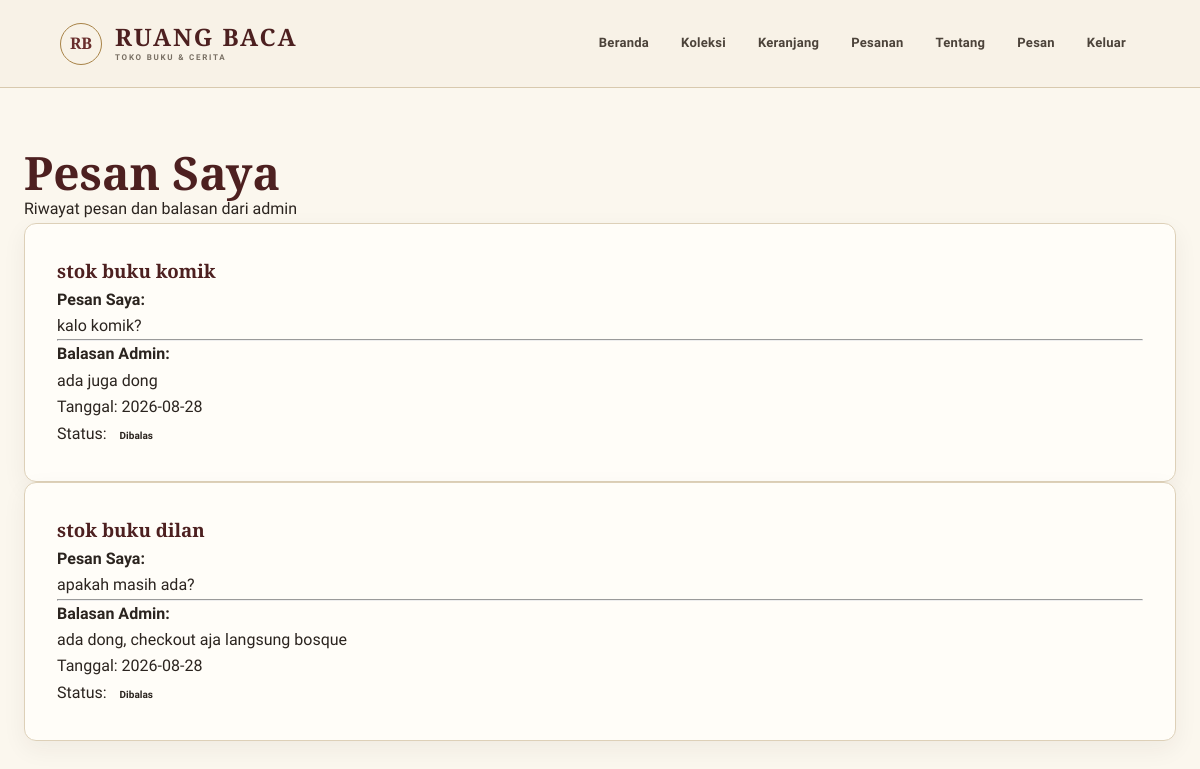
The page /user/pesan_saya.php (signed in) on the database its author committed.
### tables this page shows
CREATE TABLE `pesan` (
  `id_pesan` int(11) NOT NULL,
  `id_user` int(11) DEFAULT NULL,
  `judul_pesan` varchar(100) DEFAULT NULL,
  `isi_pesan` text DEFAULT NULL,
  `balasan_admin` text DEFAULT NULL,
  `tanggal` date DEFAULT NULL,
  `status` varchar(50) DEFAULT NULL
);

### user/pesan_saya.php (the view, shortened to what this page needs)
<?php
include "../config/koneksi.php";
$id_user = $_SESSION['id_user'];
$data = mysqli_query(
    $conn,
    "SELECT *
FROM pesan
WHERE id_user='$id_user'
ORDER BY id_pesan DESC"
);
?>
<!DOCTYPE html>
<html>
<head>
    <link rel="stylesheet" href="../css/style.css">
</head>
<body>
    <?php include "../template/navbar.php"; ?>
    <div class="content-user">
        <h1>
            Pesan Saya
        </h1>
        <p>
            Riwayat pesan dan balasan dari admin
        </p>
        <?php while ($row = mysqli_fetch_assoc($data)) { ?>
            <div class="message-card">
                <h3>
                    <?= $row['judul_pesan']; ?>
                </h3>
                <p>
                    <b>
                        Pesan Saya:
                    </b>
                </p>
                <p>
                    <?= $row['isi_pesan']; ?>
                </p>
                <hr>
                <p>
                    <b>
                        Balasan Admin:
                    </b>
                </p>
                <?php if ($row['balasan_admin'] == "") { ?>
                    <p>
                        <i>
                            Belum ada balasan dari admin
                        </i>
                    </p>
                <?php } else { ?>
                    <p>
                        <?= $row['balasan_admin']; ?>
                    </p>
                <?php } ?>
                <div class="message-footer">
                    Tanggal:
                    <?= $row['tanggal']; ?>
                    <br>
                    Status:
                    <?php if ($row['status'] == "Baru") { ?>
                        <span class="badge-proses">
                            Baru
                        </span>
                    <?php } else { ?>
                        <span class="badge-selesai">
                            Dibalas
                        </span>
                    <?php } ?>
                </div>
            </div>
        <?php } ?>
    </div>
</body>
</html>

### css/style.css (style rules this page uses)
:root { --ink:#2b241f;--paper:#f3eddf;--paper2:#fbf7ee;--wine:#682d2c;--wine2:#4d2020;--forest:#2f4638;--gold:#a88347;--line:#d8c9ae;--muted:#786f63;--white:#fffdf7;--shadow:0 14px 38px rgba(54,38,25,.10) }
* { box-sizing:border-box;margin:0;padding:0 }
html { scroll-behavior:smooth }
body { font-family:'Libre Franklin',Arial,sans-serif;background:var(--paper2);color:var(--ink);line-height:1.65 }
h1,h2,h3,.logo,.sidebar-logo { font-family:'Cormorant Garamond',Georgia,serif }
.content-user { width:min(1180px,calc(100% - 48px));margin:0 auto;padding:60px 0 }
.content-user>h1,.user-container>h1,.content>h1 { font-size:46px;color:var(--wine2);line-height:1.05 }
.user-card,.stat-card,.card,.about-card,.message-card,.order-card,.table-card,.table-box,.dashboard-box { background:#fffdf8;border:1px solid #ddd0b8;border-radius:0;box-shadow:0 8px 24px rgba(53,40,29,.06) }
.stock,.badge-proses,.badge-kirim,.badge-selesai { display:inline-block;padding:5px 9px;border-radius:0;font-size:10px;font-weight:700 }
.about-card,.message-card,.order-card,.card { padding:32px }
.about-card h1,.about-card h2,.message-card h3 { color:var(--wine2) }
:root { --radius:12px;--radius-sm:8px;--admin-bg:#f4efe5;--admin-card:#fffdf8;--admin-border:#ded2bd;--ease:cubic-bezier(.2,.8,.2,1) }
body { overflow-x:hidden }
.user-card,.about-card,.message-card,.order-card,.card,.detail-card { border-radius:12px }
.rb-reveal { opacity:0;transform:translateY(16px) }
.rb-reveal.rb-visible { animation:rbFadeUp .62s var(--ease) both }
:root { --cream-0:#fffaf0;--cream-1:#f8f0df;--cream-2:#efe2ca; --walnut:#3c2b23;--walnut-2:#594035;--burgundy:#6b2d2c; --antique:#ad874c;--soft-line:#dccdb3; }

### rows shown on the page
pesan: judul_pesan "stok buku komik", isi_pesan "kalo komik?", balasan_admin "ada juga dong", tanggal "2026-08-28", status "Dibalas"
pesan: judul_pesan "stok buku dilan", isi_pesan "apakah masih ada?", balasan_admin "ada dong, checkout aja langsung bosque", tanggal "2026-08-28", status "Dibalas"
